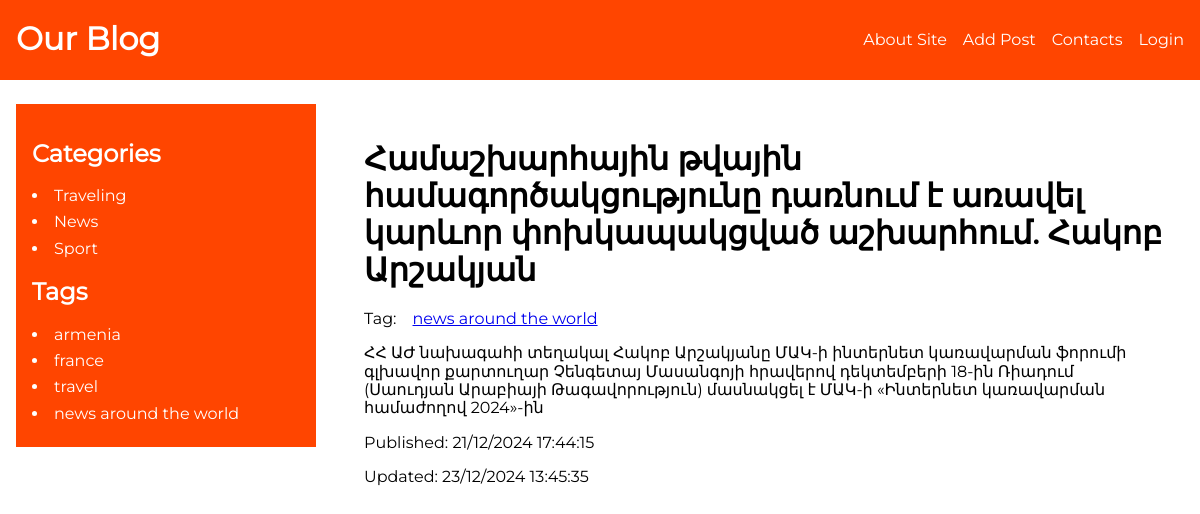
The app's page /article/tvain-kap/, older data.
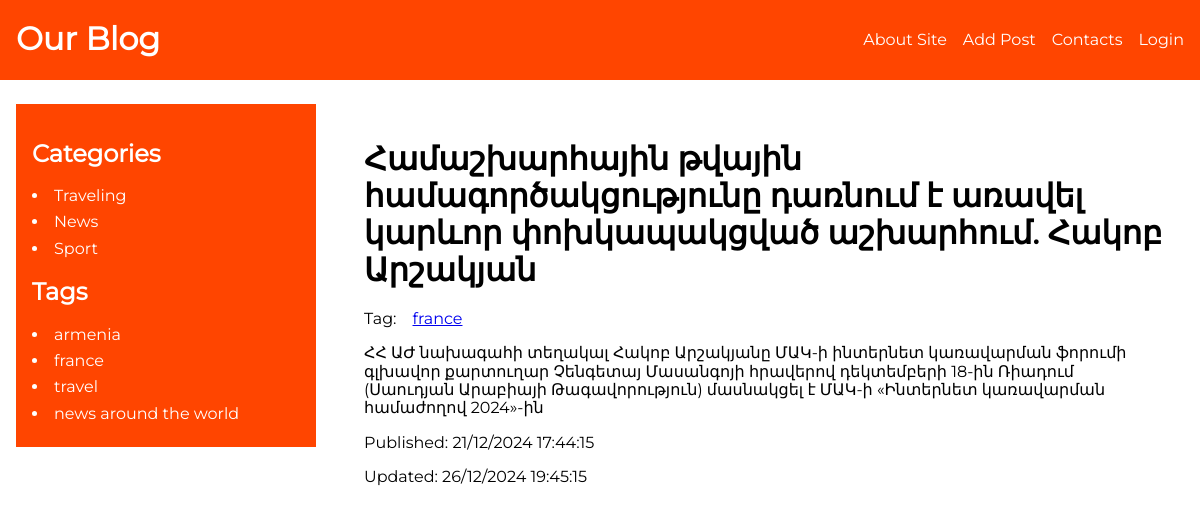
The same page, newer data.
### blog/models.py (models this page shows, shortened)
class Category(models.Model):
    name = models.CharField(max_length=255, db_index=True, verbose_name = "Վերնագիր")
    slug = models.SlugField(max_length=255, unique=True, db_index=True, verbose_name = "Ցուցիչ")
    def get_absolute_url(self):
        return reverse("category", kwargs={"cat_slug": self.slug})
    class Meta:
        verbose_name = "Category"
        verbose_name_plural = "Categories"

class ArticleTags(models.Model):
        tag = models.CharField(max_length=255, db_index=True)
        slug = models.SlugField(max_length=255, unique=True, db_index=True)
        def __str__(self):
            return self.tag
        def get_absolute_url(self):
            return reverse("tag", kwargs={"tag_slug": self.slug})

class Article(models.Model):
    class Status(models.IntegerChoices):
        DRAFT = 0, "Draft"
        PUBLISHED = 1, "Published"
    title = models.CharField(max_length=255, verbose_name = "Վերնագիր")
    slug = models.SlugField(max_length=255, unique=True, db_index=True, null=True, verbose_name = "Ցուցիչ")
    content = models.TextField(blank=True)
    time_create = models.DateTimeField(auto_now_add=True)
    time_update = models.DateTimeField(auto_now=True)
    is_published =models.BooleanField(choices=tuple(
		      map(lambda x: (bool(x[0]), x[1]), Status.choices)), default=Status.PUBLISHED)
    category = models.ForeignKey("Category", on_delete=models.CASCADE, related_name="items") #Articles_set
    tags = models.ManyToManyField("ArticleTags", blank=True, related_name="tags")
    adv = models.OneToOneField(
         "Adv", on_delete=models.SET_NULL, related_name="adv", null=True, blank=True)
    author = models.ForeignKey(
        "Author", on_delete=models.CASCADE, related_name="author")
    objects = models.Manager()
    published = ArticleManager()
    class Meta:
        ordering = ["time_create"]
        indexes = [
            models.Index(fields=["time_create"])
    ]

### blog/views.py (the view)
# urls.py: path("article/<slug:article_slug>/", views.show_article, name="article"),
def show_article(request, article_slug):
    article = get_object_or_404(Article, slug=article_slug)
    data = {
        "title": article.title,
        "content": article.content,
        "time_create": article.time_create,
        "time_update": article.time_update,
        "is_published": article.is_published,
        "tags": article.tags.all()
    }
    return render(request, "blog/show_article.html", data)

### blog/context.py (called while the page is built)
def menu_context(request):
	return {
		"menu": [
			{
				"link_title": "About Site",
				"link_url": "about"
			},
			{
				"link_title": "Add Post",
				"link_url": "add_post"
			},
			{
				"link_title": "Contacts",
				"link_url": "contacts"
			},
			{
				"link_title": "Login",
				"link_url": "login"
			},
		],
	}

### blog/templatetags/blog_tags.py (called while the page is built)
@register.inclusion_tag("blog/includes/categories.html")
def show_categories(cat_selected=0):
    cats = Category.objects.all()
    return {"cats": cats, "cat_selected": cat_selected}

@register.inclusion_tag("blog/includes/tags.html")
def show_tags():
	return {"tags": ArticleTags.objects.all()}

### blog/templates/blog/show_article.html (shortened to what this page needs)
{% extends "base.html" %}
{% block article %}
    <div>
        <article>
            <h1>{{title}}</h1>
            {% if tags %}
                <div class="tags_wrapper">
                    Tag:
                    {% for tag in tags %}
                        <a href="{{tag.get_absolute_url}}">
                            {{tag}}
                        </a>
                    {% endfor %}
                </div>
            {% endif %}
            <p>{{content|linebreaks}}</p>
            <div>
                <p>Published: {{time_create|date:"d/m/Y H:i:s"}}</p>
                <p>Updated: {{time_update|date:"d/m/Y H:i:s"}}</p>
            </div>
        </article>
    </div>
{% endblock %}

### blog/templates/blog/includes/categories.html
 <h2>Categories</h2>
 <ul class="categories">
    {% for cat in cats %}
        {% if cat.id == cat_selected %}
            <li class="active_cat">{{cat.name}}</li>
        {% else %}
            <li>
                <a class="category_item" href="{{cat.get_absolute_url }}">{{cat.name}}</a>
            </li>
        {% endif %}
    {% endfor %}
</ul>

### blog/templates/blog/includes/tags.html
{% if tags %}
<h2>Tags</h2>
<ul class="tags">
    {% for tag in tags %}
        <li>
              <a class="category_item" href="{{ tag.get_absolute_url }}">{{tag.tag}}</a>
      </li>
    {% endfor %}
</ul>
{% endif %}

Row changes from the older to the newer data that the page shows:
no longer on one of the page's lists (row unchanged): ArticleTags: tag "news around the world"
now on one of the page's lists (row unchanged): ArticleTags: tag "france"
changed Article: time_update "23/12/2024 13:45:35" → "26/12/2024 19:45:15"
